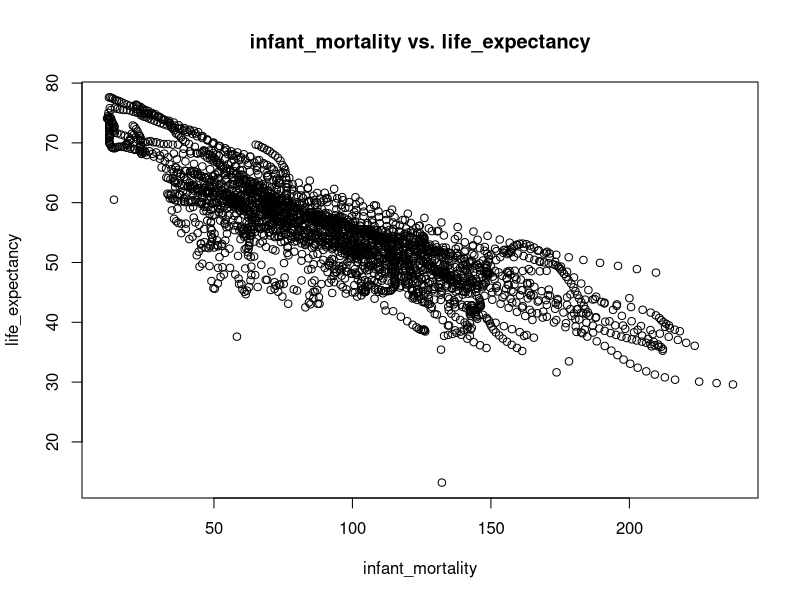
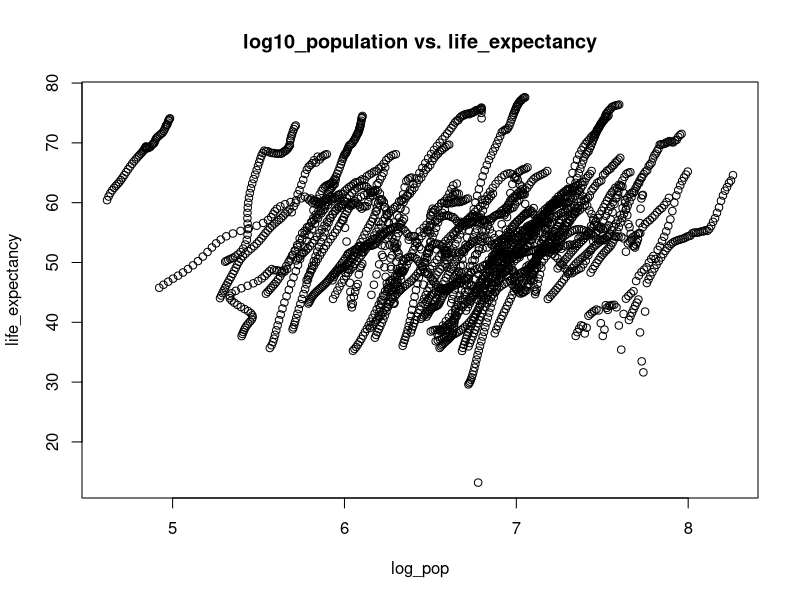
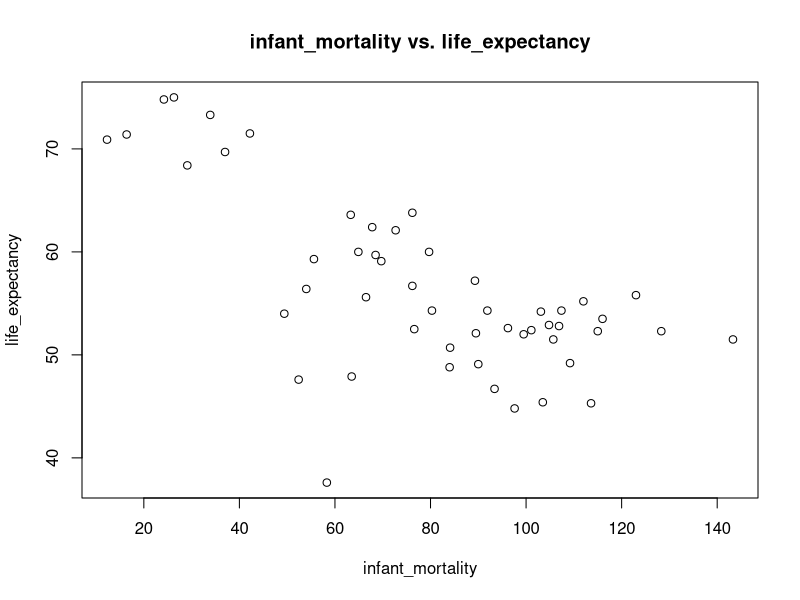
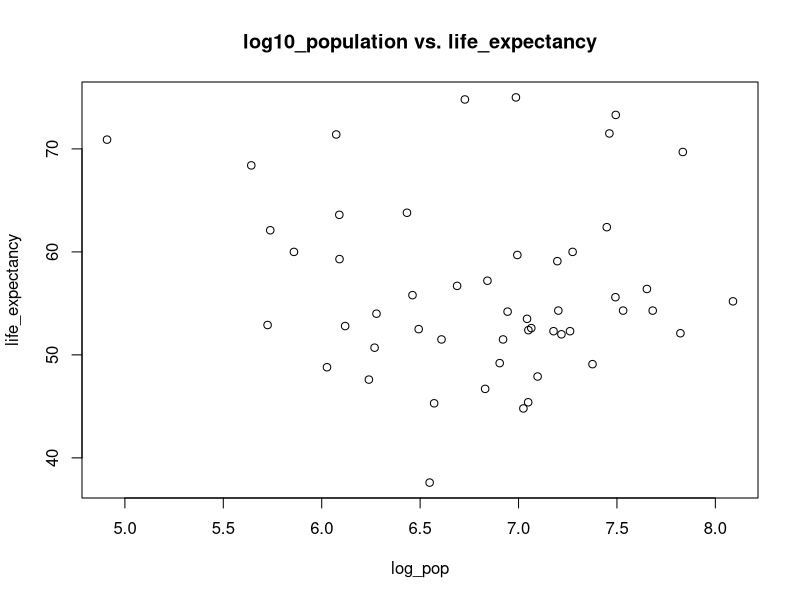

The R source for these figures, in order:
## ---- chunk 1
#load dslabs package
library("dslabs")
#look at help file for gapminder data
help(gapminder)
#get an overview of data structure
str(gapminder)
#get a summary of data
summary(gapminder)
#determine the type of object gapminder is
class(gapminder)

africadata = gapminder[gapminder$continent=='Africa',]
str(africadata)
summary(africadata)

s1 = africadata[,c('infant_mortality','life_expectancy')]
str(s1)
summary(s1)

s2 = africadata[,c('population','life_expectancy')]
str(s2)
summary(s2)
s2$log_pop = log10(s2$population)

attach(s1)
plot(infant_mortality,life_expectancy,main="infant_mortality vs. life_expectancy")
detach(s1)

attach(s2)
plot(log_pop,life_expectancy,main="log10_population vs. life_expectancy")
detach(s2)
# I think each streak represents an African country's life_expectancy over the past decades. As the time went by, the pupulation grew bigger, and life expectancy went up as the quality of life improved.

data_2000 = africadata[africadata$year==2000,]
str(data_2000)
summary(data_2000)

s3 = data_2000[,c('infant_mortality','life_expectancy')]
str(s3)
summary(s3)

s4 = data_2000[,c('population','life_expectancy')]
str(s4)
summary(s4)
s4$log_pop = log10(s4$population)

attach(s3)
plot(infant_mortality,life_expectancy,main="infant_mortality vs. life_expectancy")
detach(s3)

attach(s4)
plot(log_pop,life_expectancy,main="log10_population vs. life_expectancy")
detach(s4)

fit1 <- lm(life_expectancy ~ infant_mortality, data=s3)
summary(fit1)
# since the p_value is close to 0, infant_mortality and life_expectancy are highly associated

fit2 <- lm(life_expectancy ~ log_pop, data=s4)
summary(fit2)
# since the p_value is much greater than 0, population and life_expectancy are not much associated
